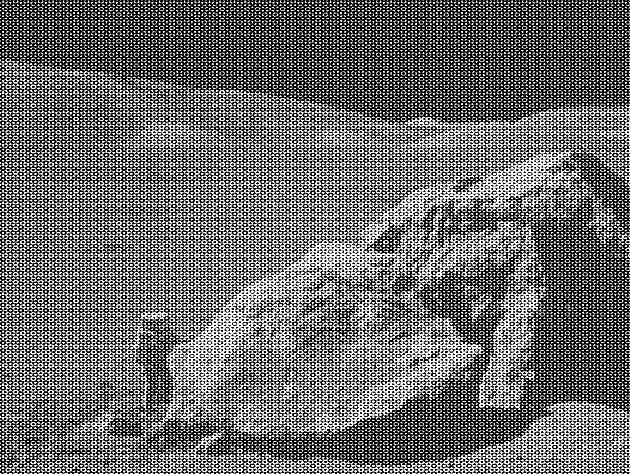
#> input picture codigos sesion 3/moon.png, 630 x 474 px
$ jupyter execute sesion_3.ipynb
#> lines starting #> are read from the running program, lines starting #| are printed output that depends on the picture
# la transformada de fourier aplicada en procesamiento de imagenes

Esta trasformada se usa para analizar la frecuencia de las imágenes, lo que permite identificar patrones y características que no son evidentes en el dominio espacial. Al aplicar la transformada de Fourier a una imagen, se obtiene una representación en el dominio de la frecuencia, donde cada punto representa una frecuencia específica presente en la imagen. Esto es especialmente útil para tareas como la eliminación de ruido, la mejora de la calidad de la imagen y la compresión de datos. Además, la transformada de Fourier facilita la realización de operaciones como la convolución y la correlación, que son fundamentales en el procesamiento de imágenes para tareas como el filtrado y la detección de bordes. En resumen, la transformada de Fourier es una herramienta esencial en el procesamiento de imágenes que permite analizar y manipular las frecuencias presentes en una imagen para mejorar su calidad y extraer información relevante.

La convolucion cortamente es una operación matemática que se utiliza para combinar dos funciones, en este caso, una imagen y un filtro o kernel. En el procesamiento de imágenes, la convolución se emplea para aplicar efectos como el desenfoque, la detección de bordes y la mejora de la calidad de la imagen. La operación de convolución implica deslizar el kernel sobre la imagen y calcular la suma ponderada de los valores de los píxeles cubiertos por el kernel en cada posición. El resultado es una nueva imagen que ha sido transformada según las características del kernel utilizado. Por ejemplo, un kernel de desenfoque suaviza la imagen al promediar los valores de los píxeles cercanos, mientras que un kernel de detección de bordes resalta las áreas donde hay cambios abruptos en la intensidad de los píxeles. En resumen, la convolución es una técnica fundamental en el procesamiento de imágenes que permite modificar y mejorar las imágenes mediante la aplicación de filtros específicos.

La transformada mejoro esto al permitir realizar la convolución de manera más eficiente en el dominio de la frecuencia. En lugar de realizar la convolución directamente en el dominio espacial, se puede aplicar la transformada de Fourier a la imagen y al kernel, multiplicar sus representaciones en el dominio de la frecuencia y luego aplicar la transformada inversa para obtener el resultado en el dominio espacial. Este enfoque es especialmente beneficioso para imágenes grandes y kernels complejos, ya que reduce significativamente el tiempo de procesamiento. Además, la transformada de Fourier permite analizar las frecuencias presentes en la imagen y ajustar los filtros de manera más precisa para obtener resultados deseados, como mejorar la nitidez o eliminar el ruido. En resumen, la transformada de Fourier optimiza el proceso de convolución en el procesamiento de imágenes, haciendo que sea más rápido y efectivo.

[cell 1]
from PIL import Image
import matplotlib.pyplot as plt

img = Image.open('./moon.png').convert('RGB')

plt.imshow(img)
plt.axis('off')
plt.show()

[cell 2]
import numpy as np
import matplotlib.pyplot as plt
from PIL import Image

# cargar imagen correctamente
img = Image.open('./moon.png')
#> img is the input picture: PIL image 630x474 L; min 0, max 255, mean 108.1

# convertir a gris
gray_img = img.convert('L')
img_array = np.array(gray_img)

# Fourier
f_transform = np.fft.fft2(img_array)
f_shifted = np.fft.fftshift(f_transform)

# dimensiones
rows, cols = img_array.shape
#> rows = 474; cols = 630
crow, ccol = rows // 2, cols // 2
#> crow = 237; ccol = 315

# máscara pasa bajo
mask = np.zeros((rows, cols), dtype=np.uint8)

r = 30  # radio del filtro
Y, X = np.ogrid[:rows, :cols]
#> Y = 474 values from 0 to 473
dist_from_center = np.sqrt((X - ccol)**2 + (Y - crow)**2)

mask[dist_from_center <= r] = 1  # 🔥 aquí está el cambio clave

# aplicar máscara
f_shifted_filtered = f_shifted * mask

# inversa
f_ishifted = np.fft.ifftshift(f_shifted_filtered)
img_filtered = np.fft.ifft2(f_ishifted)
img_filtered = np.abs(img_filtered)

# mostrar
plt.imshow(img_filtered, cmap='gray')
plt.axis('off')
plt.title("Filtro pasa bajo")
plt.show()

[cell 3]
# vamos a aplicar un filtro pasa alto usando la transformada de Fourier
import numpy as np
# Convertir la imagen a escala de grises
gray_img = img.convert('L')
# Convertir la imagen a un array de numpy
img_array = np.array(gray_img)
# Aplicar la transformada de Fourier
f_transform = np.fft.fft2(img_array)
# Desplazar el componente de frecuencia cero al centro del espectro
f_shifted = np.fft.fftshift(f_transform)
# Crear un filtro pasa alto
rows, cols = img_array.shape
crow, ccol = rows // 2, cols // 2
# Crear una máscara de filtro pasa alto
mask = np.ones((rows, cols), dtype=np.uint8)
r = 30  # Radio del filtro pasa alto
center = (crow, ccol)
#> center = (237, 315)
Y, X = np.ogrid[:rows, :cols]
dist_from_center = np.sqrt((X - center[1])**2 + (Y - center[0])**2)
mask[dist_from_center <= r] = 0
# Aplicar la máscara al espectro de frecuencias
f_shifted_filtered = f_shifted * mask
# Desplazar el espectro de frecuencias de nuevo
f_ishifted = np.fft.ifftshift(f_shifted_filtered)
# Aplicar la transformada inversa de Fourier para obtener la imagen filtrada
img_filtered = np.fft.ifft2(f_ishifted)
img_filtered = np.abs(img_filtered)
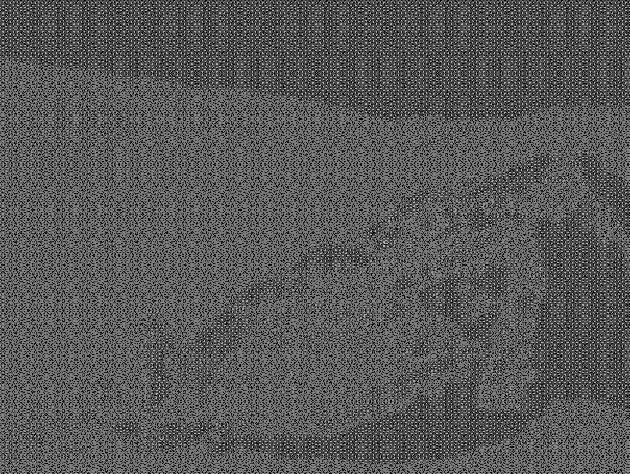
#> img_filtered: shape (474, 630) float64; min 0.000278, max 202.2, mean 88.8
# Mostrar la imagen filtrada
plt.imshow(img_filtered, cmap='gray')
plt.axis('off')
plt.show()

[cell 4]
import numpy as np
import matplotlib.pyplot as plt
from PIL import Image

# cargar imágenes
imagen_1 = Image.open('./Image.jpg').convert('L')
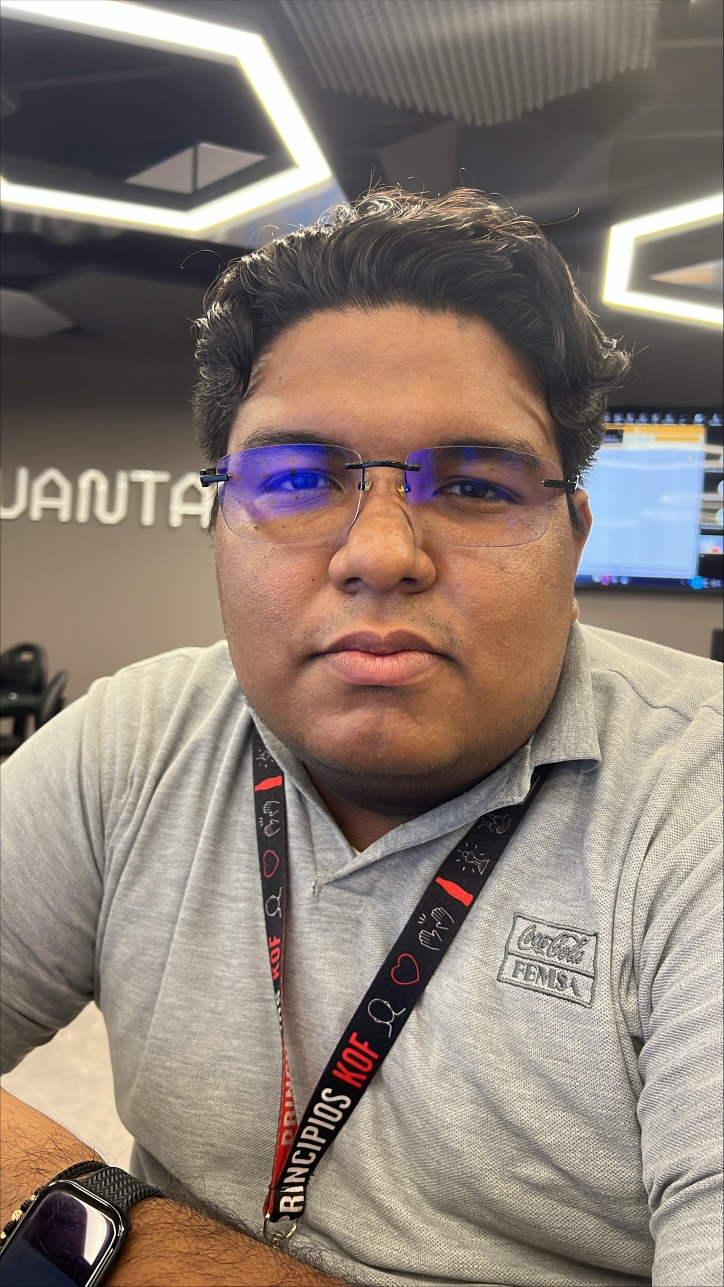
#> input picture codigos sesion 3/Image.jpg, 1448 x 2573 px (shown at 1/2 size)
imagen_2 = Image.open('./Image (1).jpg').convert('L')
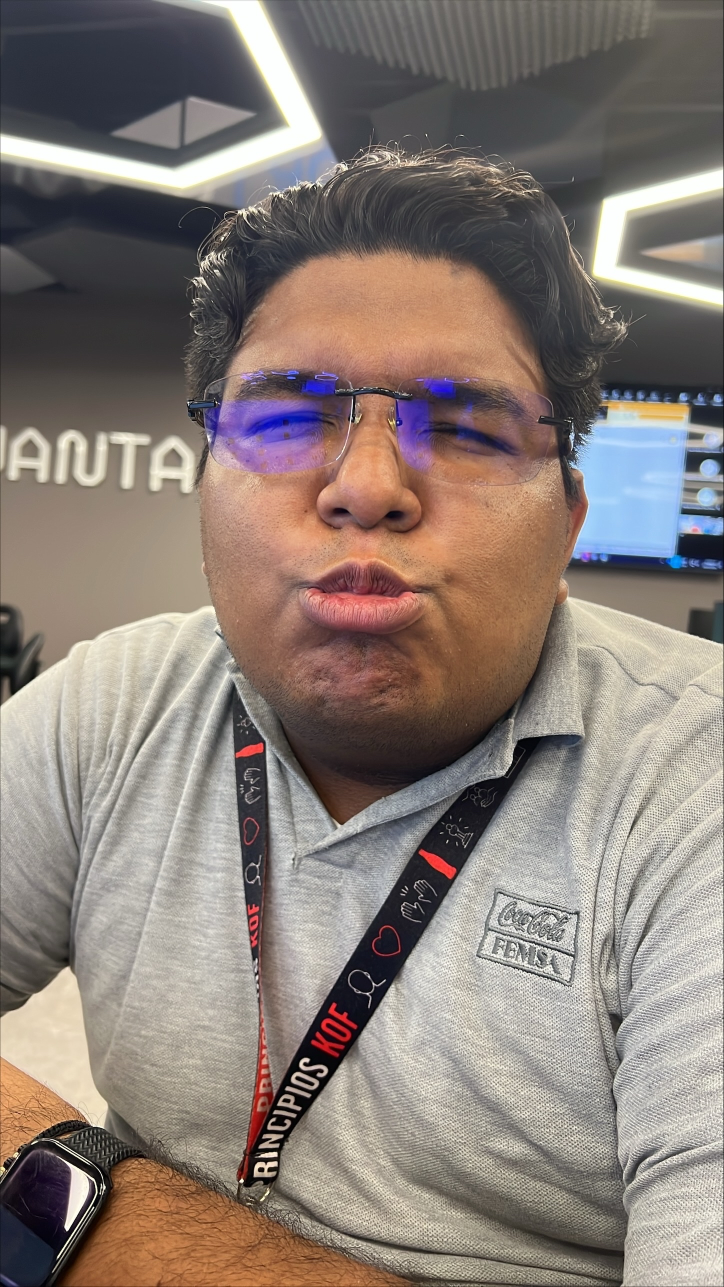
#> input picture codigos sesion 3/Image (1).jpg, 1448 x 2573 px (shown at 1/2 size)

# asegurar mismo tamaño
imagen_2 = imagen_2.resize(imagen_1.size)

img1 = np.array(imagen_1, dtype=np.float32)
img2 = np.array(imagen_2, dtype=np.float32)

# Fourier
f1 = np.fft.fftshift(np.fft.fft2(img1))
f2 = np.fft.fftshift(np.fft.fft2(img2))

rows, cols = img1.shape
#> rows = 2573; cols = 1448
crow, ccol = rows // 2, cols // 2
#> crow = 1286; ccol = 724

# crear filtro gaussiano (mucho mejor que circular duro)
sigma = 20  # controla suavidad

Y, X = np.ogrid[:rows, :cols]
#> Y = 2573 values from 0 to 2572
gaussian = np.exp(-((X - ccol)**2 + (Y - crow)**2) / (2 * sigma**2))

# pasa bajo (imagen 1)
low_pass = f1 * gaussian

# pasa alto (imagen 2)
high_pass = f2 * (1 - gaussian)

# inversa
img1_low = np.abs(np.fft.ifft2(np.fft.ifftshift(low_pass)))
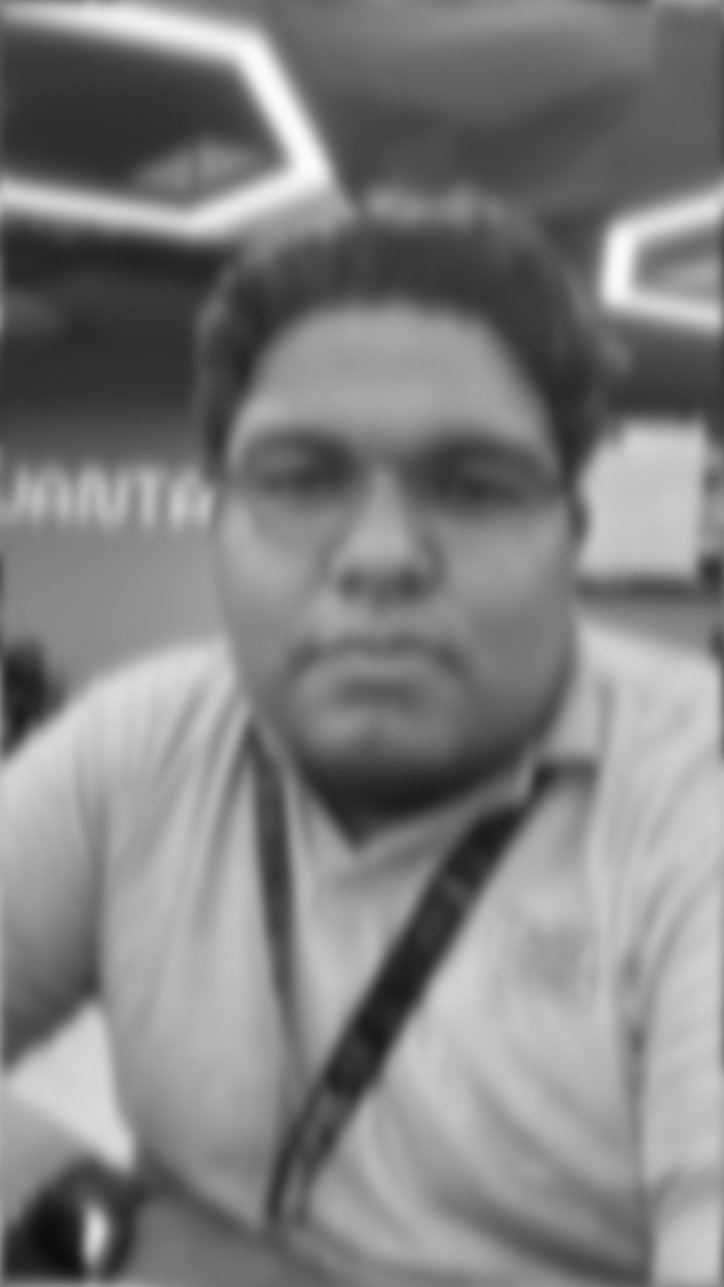
#> img1_low: shape (2573, 1448) float64 (shown at 1/2 size); min 13.34, max 251.7, mean 128.4
img2_high = np.abs(np.fft.ifft2(np.fft.ifftshift(high_pass)))
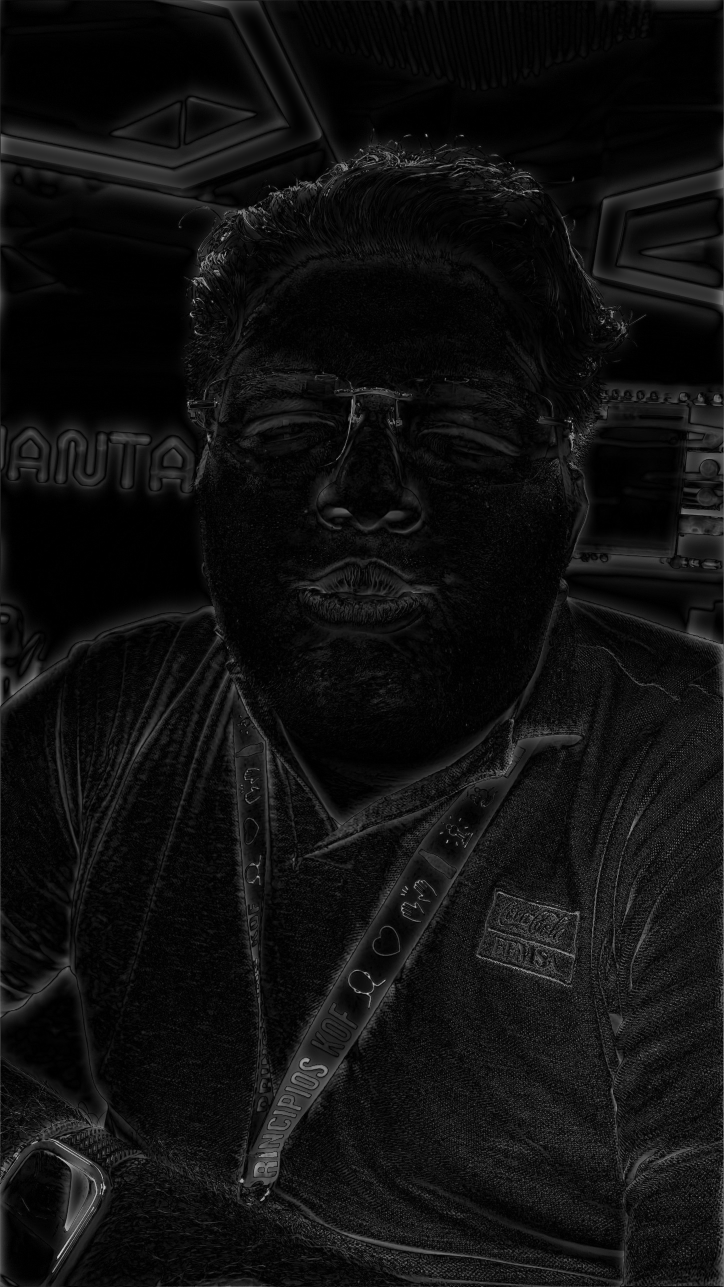
#> img2_high: shape (2573, 1448) float64 (shown at 1/2 size); min 1.52e-06, max 209.6, mean 16.4

# normalizar individualmente (clave para balance)
img1_low = img1_low / img1_low.max()
img2_high = img2_high / img2_high.max()

# pesos para controlar efecto visual
alpha = 0.6  # peso bajas frecuencias
beta = 1.2   # peso altas frecuencias (más fuerte para efecto perceptual)

img_hybrid = alpha * img1_low + beta * img2_high
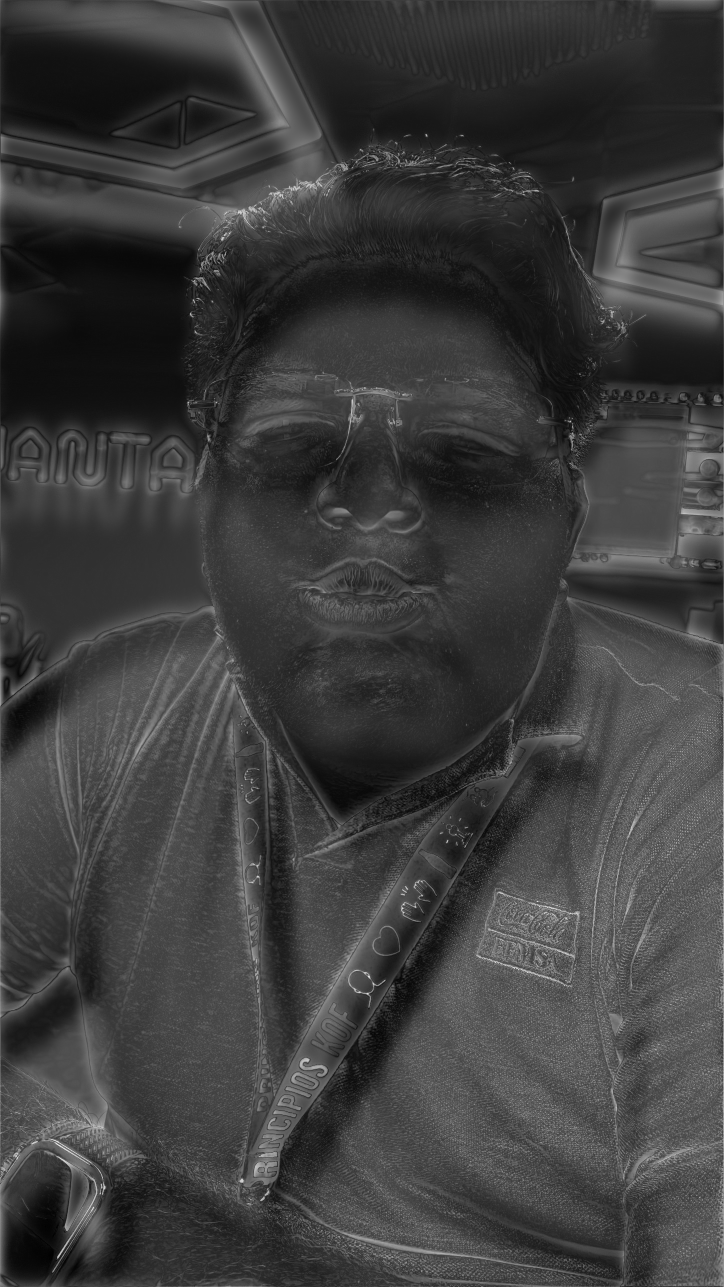
#> img_hybrid: shape (2573, 1448) float64 (shown at 1/2 size); min 0.0341, max 1.56, mean 0.4; drawn with min black and max white

# normalización final
img_hybrid = img_hybrid / img_hybrid.max()

# visualización
plt.figure(figsize=(12,8))

plt.subplot(2,2,1)
plt.imshow(img1, cmap='gray')
plt.title('Imagen 1 (Base)')
plt.axis('off')

plt.subplot(2,2,2)
plt.imshow(img2, cmap='gray')
plt.title('Imagen 2 (Detalle)')
plt.axis('off')

plt.subplot(2,2,3)
plt.imshow(img1_low, cmap='gray')
plt.title('Filtro pasa bajo (suave)')
plt.axis('off')

plt.subplot(2,2,4)
plt.imshow(img2_high, cmap='gray')
plt.title('Filtro pasa alto (detalles)')
plt.axis('off')

plt.figure()
plt.imshow(img_hybrid, cmap='gray')
plt.title('Imagen híbrida')
plt.axis('off')

plt.show()
